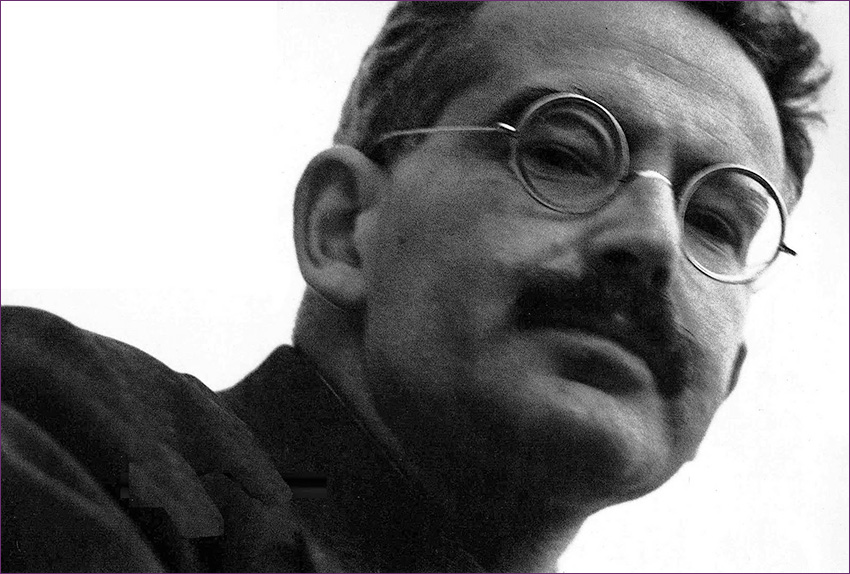
#> input picture CA03/walterbenjamin.jpg, 850 x 574 px
$ jupyter execute tx506-CA03.ipynb   (shell and % lines are left out)
#> lines starting #> are read from the running program, lines starting #| are printed output that depends on the picture
# COMPUTER ASSIGNMENT 03
This assignment is intended to review
- the concept related to image resizing, by asking you to generate a **pyramid representation**
- multiresolution representation using pyramid
- multiresolution representation using **wavelet transforms**
- compare the **representation efficiency** of pyramid vs. wavelet
- compare the **denoising** performance of different methods

## PART 1

**a)**  Pyramid generation, reconstruction, and representation efficiency.
Write a function that can simultaneously generate a 3-level Gaussian and Laplacian Pyramid for a given image. You could use the cv2.resize( ) function, both for down sampling, and for up sampling. Use the “INTER_LINEAR” for downsampling filter; use the “INTER_CUBIC” for upsampling filter. You can choose how to store and display the different levels of the pyramids.

**b)**  Write a function that can reconstruct an image from the Laplacian pyramid.

**c)**  Write a function that
**i)** reads a gray scale image (or using only the luminance component of a color image), **ii)** generate the Gaussian and Laplacian pyramids using the function from part a); **iii)** Quantize the pixels in the Laplacian pyramid with a quantization stepsize Q. The dequantized value for a pixel in the Laplacian pyramid with value f can be determined from

Q(f)=floor( (f-mean+Q/2)/Q) *Q+mean

You can assume mean = 0 for the Laplacian images and mean = 128 for the very top image of the pyramid.
**iv)** Count the number of non-zero pixels in the pyramid after quantization; **v)** reconstruct the image from the thresholded Laplacian pyramid using the function from part b); **vi)** Compute the PSNR between the reconstructed image and the original image using
PSNR (dB)=10 log_10 ( 255^2/MSE), where MSE is the mean of the squared error between original and reconstructed pixels.
The function should take the image and threshold as input, and return the reconstructed image, the number of non-zeros and PSNR of the reconstructed image.

**d)**  Write a main program that reads in an image, and calls the function in part c) repeatedly with different values for Q, with Q=2^n, n=0,1,…, and plot a curve of PSNR vs number of non-zeros. Such a curve evaluates the representation efficiency of the Laplacian pyramid. Here we use the number of non-zeros as a surrogate for the number of bits needed to describe the non-zero coefficients.

**Note: If your functions from part (a) and (b) are not working, you can use other python built in functions to solve (c) and (d)**

[cell 1]
import numpy as np
import scipy
import math
import matplotlib.pyplot as plt
import cv2
import pywt

### PART 1

[cell 2]
# generate the Gaussian and Laplacian pyramids for the image
# INPUT: image
# OUTPUT:  Gaussian and Laplacian pyramids
def pyramid(img):

    gp = []  # Store the Gaussian pyramid
    lp = []  # Store the Laplacian pyramid
    ##########################################    [TODO]    ##########################################
    # Use cv2.resize() to get the Gaussian Pyramid
    y, x = img.shape
    g1 = img # bottom level
    gp.append(g1)
    g2 = cv2.resize(g1,(x//2,y//2), fx=0, fy=0, interpolation=cv2.INTER_LINEAR)       # middle level
    gp.append(g2)
    g3 = cv2.resize(g2,(x//4,y//4), fx=0, fy=0, interpolation=cv2.INTER_LINEAR)       # top level
    gp.append(g3)
    ##########################################    [TODO]    ##########################################
    # Get the Laplacian Pyramid correspondingly
    l1 = g1 - cv2.resize(g2, (x,y), fx=0, fy=0, interpolation=cv2.INTER_CUBIC)       # bottom level
    lp.append(l1)
    l2 = g2 - cv2.resize(g3, (x//2,y//2), fx=0, fy=0, interpolation=cv2.INTER_CUBIC)       # middle level
    lp.append(l2)
    l3 = g3       # top level
    lp.append(l3)
    # RETURN GAUSSIAN AND LAPLACIAN PYRAMID
    return gp, lp

[cell 3]
# reconstruct the image from Laplacian Pyramid
# INPUT: Laplacian pyramid
# OUTPUT:  reconstructed image
def reconstruct_lp(lp):
    ##########################################    [TODO]    ##########################################
    # reconstruct the image from the Laplacian pyramid
    # Use cv2.resize() to upsample the pyramid
    y, x = lp[0].shape
    reconstructed_g2 = lp[1] +  cv2.resize(lp[2], (x//2,y//2), fx=0, fy=0, interpolation=cv2.INTER_CUBIC)
    reconstructed_g1 = lp[0] +  cv2.resize(reconstructed_g2, (x,y), fx=0, fy=0, interpolation=cv2.INTER_CUBIC)
    reconstructed_img = reconstructed_g1
    # Return the reconstructed image
    return reconstructed_img

[cell 4]
# Perform quantization to the image with quantization step Q
# INPUT: image name and quantization step Q
# OUTPUT: reconstructed image after quantization, number of non-zeros in Laplacian pyramid, PSNR
def quantize(image, Q):
    # Generate the Gaussian and Laplacian pyramids using your pyramid() function
    gp, lp = pyramid(image)
    num = 0 # Number of non-zeros of the quantized Laplacian pyramid
    ##########################################    [TODO]    ##########################################
    # Quantize the pixel values in the Laplacian pyramid with a quantization step Q
    # Assume that for the top level, mean = 128. For the other levels, mean = 0
    # And count the number of non-zero pixels in the pyramid after quantization
    # You can use np.count_nonzero() to count the number of non-zero elements in an array
    # i.e., num = np.count_nonzero(input_array)
    mean = [0, 0, 128]
    quantized_lp = lp
    quantized_lp[2] = np.floor((lp[2]-mean[2]+Q/2)/Q)*Q + mean[2]
    quantized_lp[1] = np.floor((lp[1]-mean[1]+Q/2)/Q)*Q + mean[1]
    quantized_lp[0] = np.floor((lp[0]-mean[0]+Q/2)/Q)*Q + mean[0]
    num = np.count_nonzero(quantized_lp[0])+np.count_nonzero(quantized_lp[1])+np.count_nonzero(quantized_lp[2])

    ##########################################    [TODO]    ##########################################
    # Reconstruct the image with the quantized Laplacian Pyramid
    reconstructed_image_quant = reconstruct_lp(quantized_lp)

    ##########################################    [TODO]    ##########################################
    # Calculate MSE and PSNR of the reconstructed image
    mse = np.mean((reconstructed_image_quant-image)**2)
    psnr = 10*np.log10(256**2/mse)

    # RETURN RECONSTRUCTED IMAGE, NUMBER OF NON-ZEROS AND PSNR
    return reconstructed_image_quant, num, psnr

[cell 5]
# Test your pyramid() and reconstruct_lp() here
##########################################    [TODO]    ##########################################
# Read in an image
file_name = 'walterbenjamin.jpg'
image = cv2.imread(file_name,0).astype(float)
# Generate the Gaussian and Laplacian pyramid of the image by using pyramid()
gp, lp = pyramid(image)
#> in pyramid, `l1 = g1 - cv2.resize(g2, (x,y), fx=0, fy=0, interpolation=cv2.INTER_CU..`:
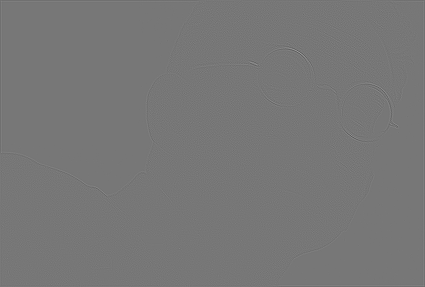
#> l1: shape (574, 850) float64 (shown at 1/2 size); min -98.81, max 112.3, mean 0; drawn with min black and max white
#> gp = 3 items; lp = 3 items
# Reconstruct the image from Laplacian pyramid
rec_img = reconstruct_lp(lp)
# Plot the reconstructed image and the original image
_,ax = plt.subplots(1,2,figsize=(15,15))
ax[0].imshow(image,cmap='gray')
ax[1].imshow(rec_img,cmap='gray')
plt.title('LHS is original image, RHS is reconstructed imae')
plt.show()
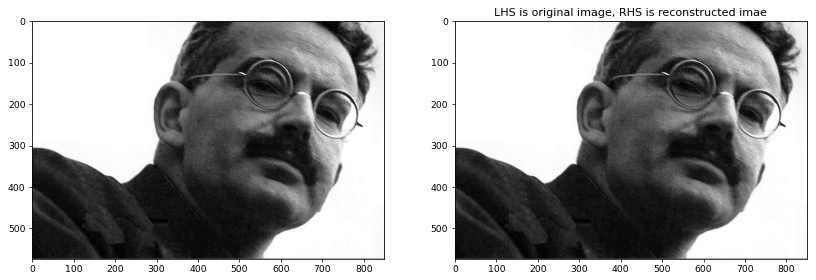
#> figure drawn by matplotlib, 2 panels

[cell 6]
# Test your quantize() function and plot the results here
##########################################    [TODO]    ##########################################
# Read in an imaage
file_name = 'walterbenjamin.jpg'
image = cv2.imread(file_name,0).astype(float)
n = 10    # The level of quantization ( Q = 1, 2, 4, ... , 2^(n-1) )
rec_image_quant = np.zeros([n, image.shape[0], image.shape[1]]) # Reconstructed images array
num = np.zeros(n)  # Number of non-zeros array
psnr = np.zeros(n) # PSNR array
Q = np.zeros(n)    # Q array
# Use quantize() to quantize the Laplacian pyramid of the image with Q = 1, 2, 4, ... , 2^(n-1)
_,ax = plt.subplots(n+1,1,figsize=(5, 60))

for i in range(n):
    Q[i] = 2**i
    rec_image_quant[i], num[i], psnr[i] = quantize(image,Q[i])
    ax[i].imshow(rec_image_quant[i],cmap='gray')
    ax[i].set_title('recovered image from quantize step = ' + str(i))
#> this loop made 10 passes
#> num in quantize on passes 1 to 8: 447064, 405114, 351797, 271151, 161835, 63746, 30037, 21724
#> after the loop, Q = [1, 2, 4, 8, 16, 32, 64, 128, 256, 512]; num = [447064, 405114, 351797, 271151, 161835, 63746, 30037, 21724, 30321, 30316]; psnr = [55.94, 49.02, 43.82, 38.2, 32.59, 27.54, 23.11, 18.32, 8.18, 8.18]
# Plot the reconstructed images correspondingly .
# Plot the curve of psnr vs number of non-zeros
ax[n].plot(psnr, num)
plt.show()
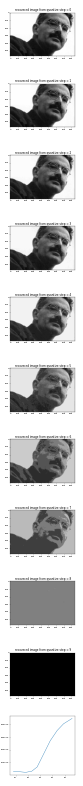
#> figure drawn by matplotlib, 11 panels

## PART 2
**a)** Write a function that can generate a 3-level wavelet transform of an image. You could use the function pywt.dwt2( ) to generate one-level wavelet decomposition. Choose Daubechies (db) wavelet and “symmetric” for boundary treatment. Ideally you would organize your data so that all the wavelet subimages together are stored in a 2D arrange as the original image.

**b)** Write a function that can reconstruct the original image from its wavelet transform subimages. You can use the function pywt.idwt2( ).

**c-d)** Repeat c-d) for Prob. 1 but on the wavelet subimages.

**Note: If your functions from part (a),(b) are not working, you can use pywt.wavedec2() to generate the wavelet coefficients and pywt.waverec2() to reconstruct the image for part (c),(d)**

**Please note the wavelet coefficients returned by pywt.wavedec2() function are stored in a different structure as the gen_wavelet( ) function defined here. You would need to modify the Q_wavelet function properly.**

[cell 7]
# Generate the wavelet coefficients for the image
# INPUT : 2D NP ARRAY REPRESENTING THE IMAGE
# OUTPUT : WAVELET COEFFICIENTS

# NOTE: THE WAVELET COEFFICIENTS SHOULD BE RETURNED IN THE FORM OF A LIST SHOWN BELOW
# [[SMALL SCALE REPRESENTATITON OF IMAGE,[LIST OF LEN 3 LEVEL 3 REPRESENTATION OF IMAGE]],[LIST OF LEN 2 LEVEL 2 COEFFICIENTS],[LIST OF LEN 3 LEVEL 1 COEFFICIENTS]]
def gen_wavelet(img):
    levels = 3
    img_wavlets = [None]*levels
    temp = img
    # padding zeros to make the dimentions even
    for i in range(levels-1,-1,-1):
        r,c = temp.shape
        if c%2 != 0:
            temp = np.hstack((temp,np.zeros((r,1))))
            c += 1
        if r%2 != 0:
            temp = np.vstack((temp,np.zeros((1,c))))
            r += 1
        ##########################################    [TODO]    ##########################################
        # Similarly do it for rows
        ##########################################    [TODO]    ##########################################
        # call the dwt2 function to generate wavelet coefficients
        temp, (B,C,D) = pywt.dwt2(temp, wavelet='db1', mode='symmetric')
        ##########################################    [TODO]    ##########################################
        # Store B,C,D in the structure shown above
        img_wavlets[i] = [B,C,D]
    img_wavlets[0] = [temp,img_wavlets[0]]
    return img_wavlets

[cell 8]
# Function used purely to display the coefficients of the wavelet transform
# Stack all the wavelet subimages together in the shape of the original image.
def wv_stack(ls):
    for i in range(len(ls)):
        if i == 0:
            A,(B,C,D) = ls[i]
            H1 = np.hstack((A,B))
            H2 = np.hstack((C,D))
            temp = np.vstack((H1,H2))
        else:
            B,C,D = ls[i]
            r,c = temp.shape
            r1,c1 = B.shape
            if r1 != r:
                temp = temp[:-1,:]
            if c1 != c:
                temp = temp[:,:-1]
            H1 = np.hstack((temp,B))
            H2 = np.hstack((C,D))
            temp = np.vstack((H1,H2))
    return temp

[cell 9]
# reconstruct the image from the wavelet coeffcients
# INPUT: WAVELET COEFFICIENTS IN THE FORM AS MENTIONED IN THE GEN_WAVELET FUNCTION
# OUTPUT: RECONSTRUCTED IMAGE
def gen_iwavelet(coeff):
    temp = pywt.idwt2(coeff[0],'db1','symmetric')
    for lv in coeff[1:]:
        ##########################################    [TODO]    ##########################################
        # Write code segment to make sure the image reconstruction(temp) is of the same size as the coefficients on one higher level
        # The temp variable generated abpve may not have the same dimension as the higher level wavelet coefficients.
        # run an if statement to verify if temp.shape == lv.shape

        if temp.shape[0] != lv[0].shape[0]:
            temp = temp[0:-1,:]
        if temp.shape[1] != lv[0].shape[1]:
            temp = temp[:,0:-1]

        temp = (temp,lv) # pywt.idwt2() takes in coefficients in the form of [A,(B,C,D)]
        ##########################################    [TODO]    ##########################################
        # Perform inverse wavelet transform
        temp = pywt.idwt2(temp,'db1','symmetric')
    return temp

[cell 10]
# function to calculate the psnr
# input : #1- noisy image , #2- original image as reference
# OUTPUT: PSNR value
def psnr(img,ref):
    ##########################################    [TODO]    ##########################################
    # Write the code to find the psnr
    mse = np.mean((img-ref)**2)
    psnr = 10*np.log10(256**2/mse)
    return psnr

[cell 11]
def Q_wavelet(img,Q): # image,Quantization step
    ##########################################    [TODO]    ##########################################
    # generate teh wavelet coefficnets using gen_wavelet
    coeff = gen_wavelet(img)
    levels = 3
    for i in range(levels):
        if i == 0:
            mean = 128
            ##########################################    [TODO]    ##########################################
            # perform quantization using the formula provided
            # quantized_lp[2] = np.floor((lp[2]-mean[2]+Q/2)/Q)*Q + mean[2]
            coeff[i][0] = np.floor((coeff[i][0]-mean+Q/2)/Q)*Q + mean
            mean = 0
            for j in range(levels):
                ##########################################    [TODO]    ##########################################
                # perform quantization using the formula provided
                coeff[i][1][j] = np.floor((coeff[i][1][j]-mean+Q/2)/Q)*Q + mean
        else:
            mean = 0
            ##########################################    [TODO]    ##########################################
            # perform quantization using the formula provided
            for j in range(3):
                coeff[i][j] = np.floor((coeff[i][j]-mean+Q/2)/Q)*Q + mean

    # finished quantization
    # count number of zero values

    nz_ele = 0
    ##########################################    [TODO]    ##########################################
    # Write code segment to count number of non-zero values. Use np.count_nonzero function
    coeff_stacked = wv_stack(coeff)
    nz_ele =  np.count_nonzero(coeff_stacked)

    ##########################################    [TODO]    ##########################################
    # Reconstruct the image
    img_rec = gen_iwavelet(coeff)

    ##########################################    [TODO]    ##########################################
    # Make sure the reconstructed image and original are of the same shape

    if img_rec.shape[0] != img.shape[0]:
        img_rec = img_rec[0:-1,:]
    if img_rec.shape[1] != img.shape[1]:
        img_rec = img_rec[:,0:-1]

    ##########################################    [TODO]    ##########################################
    # Calculate the psnr
    psnr_ = psnr(img, img_rec)
    return psnr_, nz_ele,img_rec

[cell 12]
# Main function for part 2
def main2(filename):
    ##########################################    [TODO]    ##########################################
    # Read in the image
    img = cv2.imread(file_name,0).astype(float)

    ##########################################    [TODO]    ##########################################
    # Generate wavelet coefficients and plot the coefficients in standard form using wv_stack function
    img_wavlets = gen_wavelet(img)
    stacked_wavlets = wv_stack(img_wavlets)

    ##########################################    [TODO]    ##########################################
    # Reconstruct the image using gen_iwavelet function and display output
    img_reconstruct = gen_iwavelet(img_wavlets)

    plt.show()

    ##########################################    [TODO]    ##########################################
    # Set quantization levels
    Q = np.logspace(0, 9, num=10, base=2) # array saving quantization values
    print('Q:',Q)
    _,ax = plt.subplots(len(Q)+4,1,figsize=(5,60))
    ax[len(Q)].imshow(stacked_wavlets,cmap='gray')
    ax[len(Q)+1].imshow(img_reconstruct,cmap='gray')

    Q_imgs = [None]*len(Q) # list to hold quantized images
    psnr_arr = [None]*len(Q) # list to hold the psnr values
    nz_arr = [None]*len(Q) # list to hold `non-zero element` values for different quentization levels

    ##########################################    [TODO]    ##########################################
    # Write code segment to calculate the wavelet transform for the image, quantize with different Q,
    # Add the values to the Q_imgs,psnr_arr,nz_arr lists accordingly
    for i in range(len(Q)):
        psnr_arr[i], nz_arr[i], Q_imgs[i] = Q_wavelet(img, Q[i])

    ##########################################    [TODO]    ##########################################
    # plot Q vs non-zero piexl count
    # plot non-zero pixel count vs psnr
    ax[len(Q)+2].plot(np.arange(10),nz_arr)
    ax[len(Q)+3].plot(psnr_arr, nz_arr)

    # PLotting all figures side by side with original to show the difference
    for i in range(len(Q)):
        ax[i].imshow(Q_imgs[i],cmap='gray')
        ax[i].set_title('q = {}'.format(Q[i]))
        pass
    plt.show()

[cell 13]
# Call the main function
file_name = 'walterbenjamin.jpg'
main2(file_name)
#> after the loop in gen_wavelet, `for i in range(levels-1,-1,-1):`:
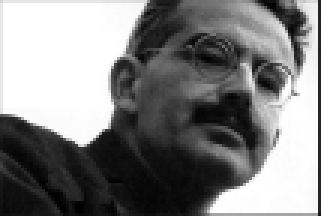
#> temp: shape (72, 107) float64 (shown 3 times larger); min 28.13, max 2040, mean 1040.5; drawn with min black and max white
#> after the loop in gen_wavelet, `for i in range(levels-1,-1,-1):`: img_wavlets = 3 items
#> the loop in wv_stack, `for i in range(len(ls)):` made 3 passes
#> (r, c, r1, c1) on passes 2 to 3: (144, 214, 144, 213), (288, 426, 287, 425)
#> pass 1, in wv_stack, `A,(B,C,D) = ls[i]`:
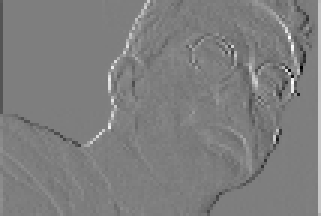
#> C: shape (72, 107) float64 (shown 3 times larger); min -552.5, max 561.6, mean 0.5; drawn with min black and max white
#> pass 1, in wv_stack, `A,(B,C,D) = ls[i]`:
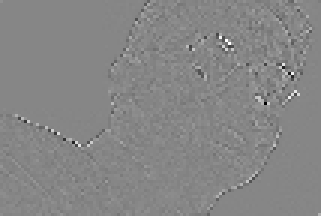
#> D: shape (72, 107) float64 (shown 3 times larger); min -323.8, max 290.8, mean 0.1; drawn with min black and max white
#> pass 1, in wv_stack, `H1 = np.hstack((A,B))`:
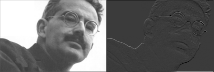
#> H1: shape (72, 214) float64; min -615.9, max 2040, mean 522.1; drawn with min black and max white
#> in main2, `stacked_wavlets = wv_stack(img_wavlets)`:
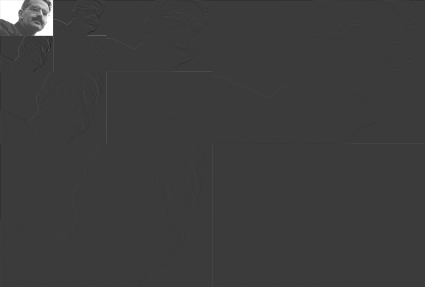
#> stacked_wavlets: shape (574, 850) float64 (shown at 1/2 size); min -615.9, max 2040, mean 16.6; drawn with min black and max white
#> the loop in gen_iwavelet, `for lv in coeff[1:]:` made 2 passes
#> pass 1, in gen_iwavelet, `temp = pywt.idwt2(temp,'db1','symmetric')`:
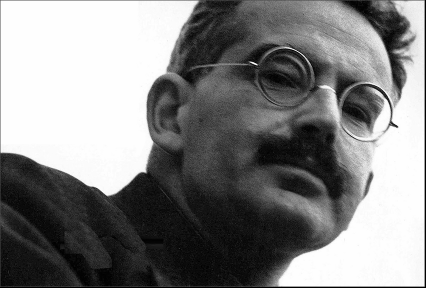
#> temp: shape (288, 426) float64; min -8.53e-14, max 510, mean 261.3; drawn with min black and max white
#> the loop in main2, `for i in range(len(Q)):` made 10 passes
#> after the loop in main2, `for i in range(len(Q)):`: Q_imgs = 10 items; nz_arr = [347434, 315613, 276573, 222615, 144915, 61225, 20084, 12126, 9953, 8200]; psnr_arr = [58.62, 53.73, 48.17, 42.48, 36.71, 31.73, 28.87, 26.86, 23.76, 20.55]
#> in main2, `plt.show()`:
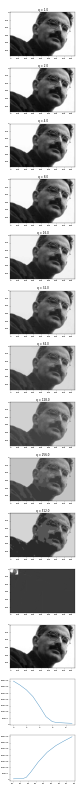
#> figure drawn by matplotlib, 14 panels; panel 13: curve peaks at x = 0, y = 347434
#> (the rest of the program and of its run is left out)
